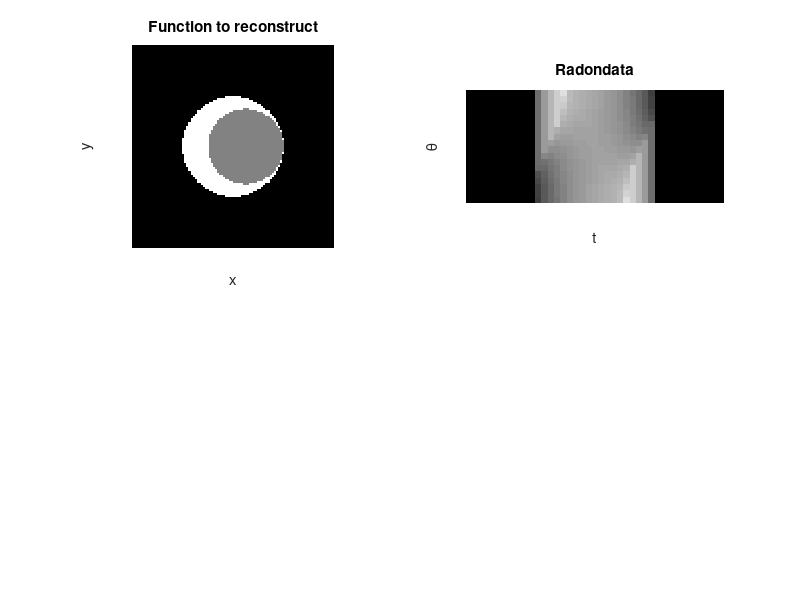

Here is the MATLAB script that generated this plot: (Note: this script raises an error after producing the figure.)
%Sheet 4: Exercise 5
%Discrete Backprojection for crescent-chaped phantom
%Usage if Ram-Lak filter with F(w)=1
%Given Data of the form: (j*d,k*pi/N)
clear all
close all
%%1.) Set constant values
t=linspace(-1,1,41);% equivalent to j*d
d=0.05;%or d=1/M
M=1/0.05;
S=[18,36];
L=pi/d;%border for the shepp logan filter (Nyquist Theorem)
for i=1:2
    for e=1:2
   N=S(i); 
%%2.)First show the original function
x=linspace(-1,1,100);
y=x;
[X,Y]=meshgrid(x,y);
R=X.^2+Y.^2;
f=1*(R<=1/4)-1/2*((X-1/8).^2+Y.^2 <=9/64);
pic=figure('name',['Crescend-Shaped Backprojection  for N=' num2str(N) ' with convp' num2str(e)]);
subplot(2,2,1)
imshow(f,[0,1])
title('Function to reconstruct');
xlabel('x'); ylabel('y');

%% 3.) Radondata
theta=linspace(0,pi,N);%equivalent to k*pi/N
t=[-1:d:1];
[T,Theta]=meshgrid(t,theta);
tt=abs(T-1/8*cos(Theta));
Rf=2*sqrt(1/4-abs(T).^2).*(abs(T)<=1/2)-sqrt(9/64-(tt).^2).*(tt<=3/8);


subplot(2,2,2)
imshow(Rf)
title('Radondata');
ylabel('\theta')
xlabel('t')
%% 4.)Filterdata
n=-20:20;
rlf=irlf(L,n);


subplot(2,2,3)
 plot(rlf)
axis([0 40 -300 700])
title('F^{-1}Filter-data');
 axis on
 %NEXT STEP IS VERY IMPORTANT!!!!
rlf=[rlf(21:41) rlf(1:20)];


%% 5.)Convolution for every theta.
% h=Rf;

    if e==1
     for m=1:length(theta)
     h(m,:)=convp(rlf,Rf(m,:));
    end 
    else
        h=convp2(rlf,Rf);
    end
 %% 6.) %Compute the interpolation points t*.
 %choose grid
 xx=linspace(-1,1,100);
 yy=xx;
 [XX,YY]=meshgrid(xx,yy);
 l=zeros(length(theta),length(XX),length(YY));
 
 %For every theta we get a 100x100 matrix
 for k=1:length(theta)   
    
     l(k,:,:)=cos(theta(k))*XX+sin(theta(k))*YY;
        
 end
 Ih=l;
%%
%Interpolation of the wanted points for every theta.
%Given: values of the function on the points t*.
for m=1:N 
 Ih(m,:,:)=interp1(t,h(m,:),l(m,:,:),'linear');
end

%%
%7.)Apply the discrete backprojection in the interpolated points to find 
%the values of f at gridpoints (xm,ym)
[a,b,c]=size(Ih);
 for j=1:b
    for k=1:c
        Bh(k,j)=sum(Ih(:,k,j))/(2*N);
    end
 end

subplot(2,2,4)
 imshow(Bh,[])
 title('Backprojection');
 ylabel('y')
xlabel('x')
%save pictures
saveas(pic, ['Crescend-Shaped Backprojection  for N=' num2str(N) 'with convp' num2str(e)], 'png'); 
    end 
end